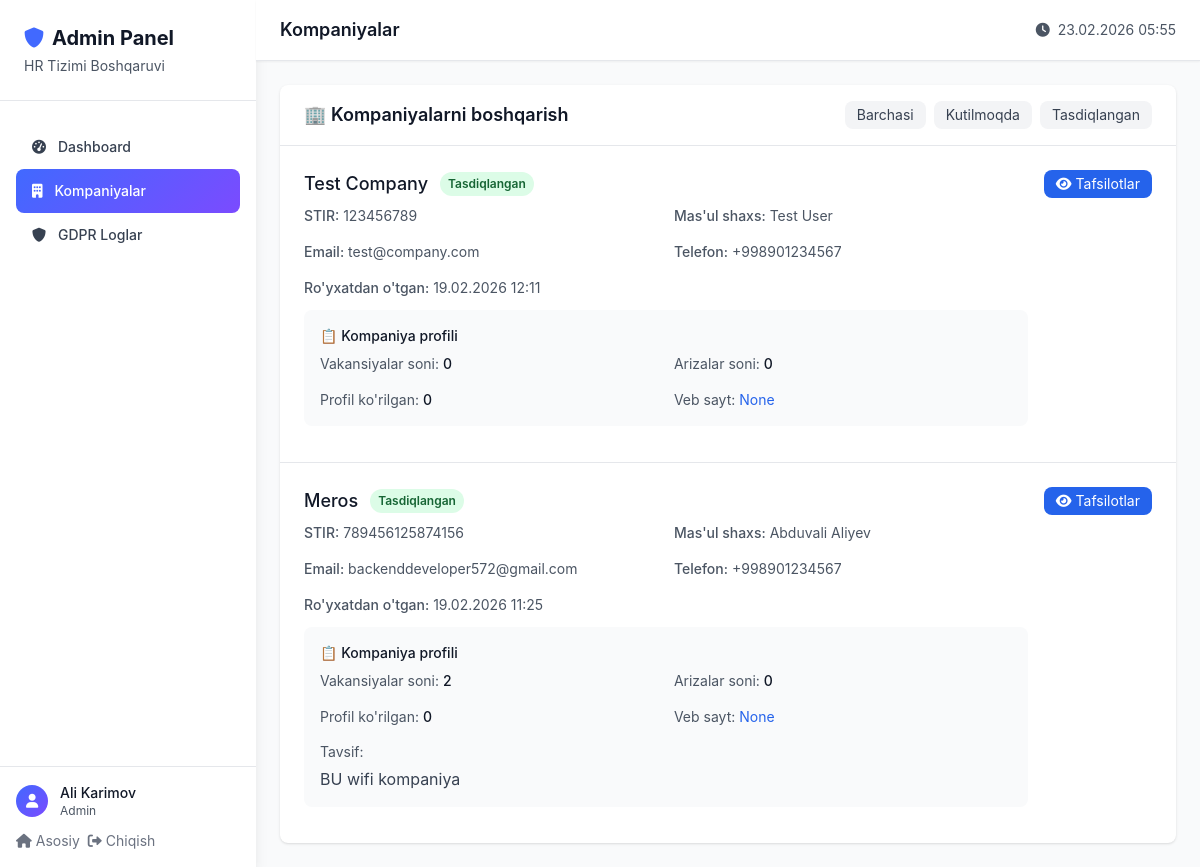
/admin-panel/companies/ (signed in), run on an earlier commit of the app's database.
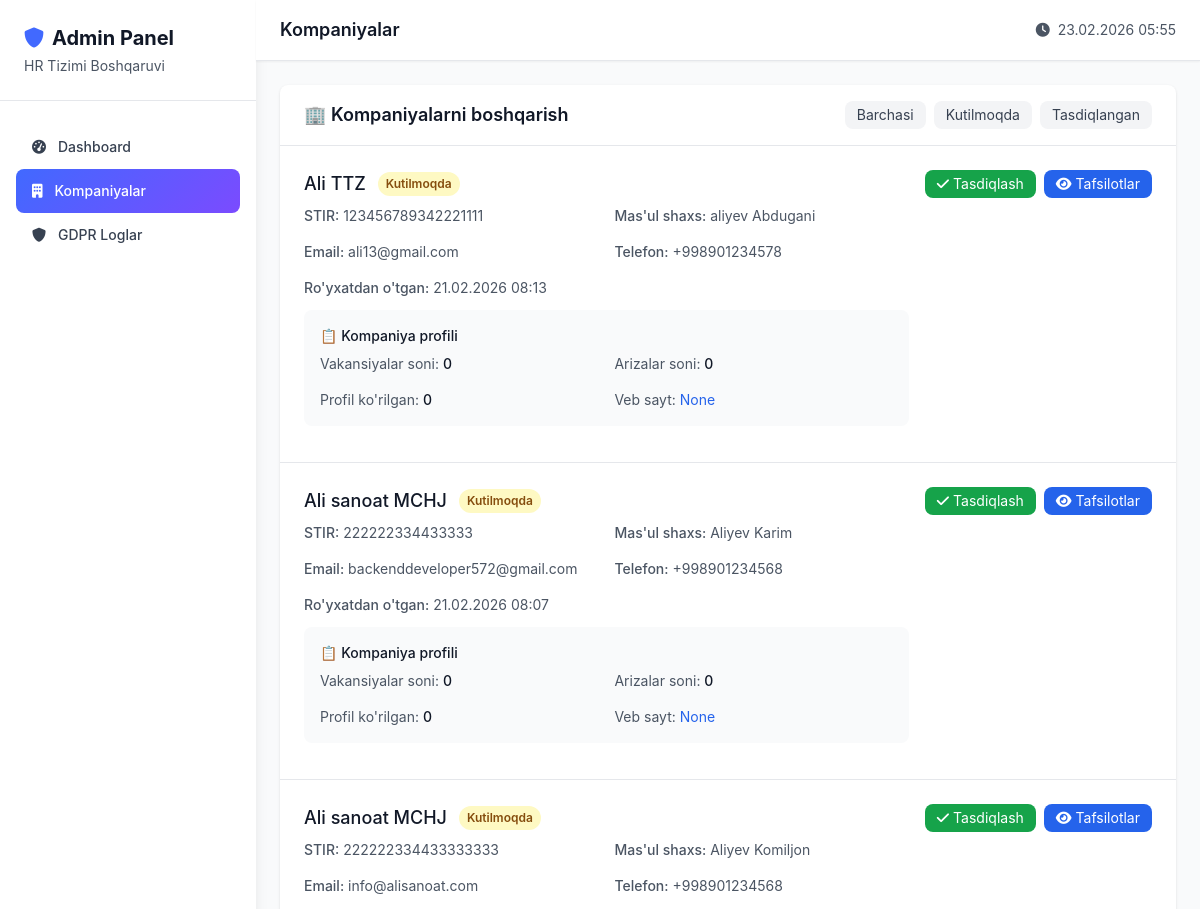
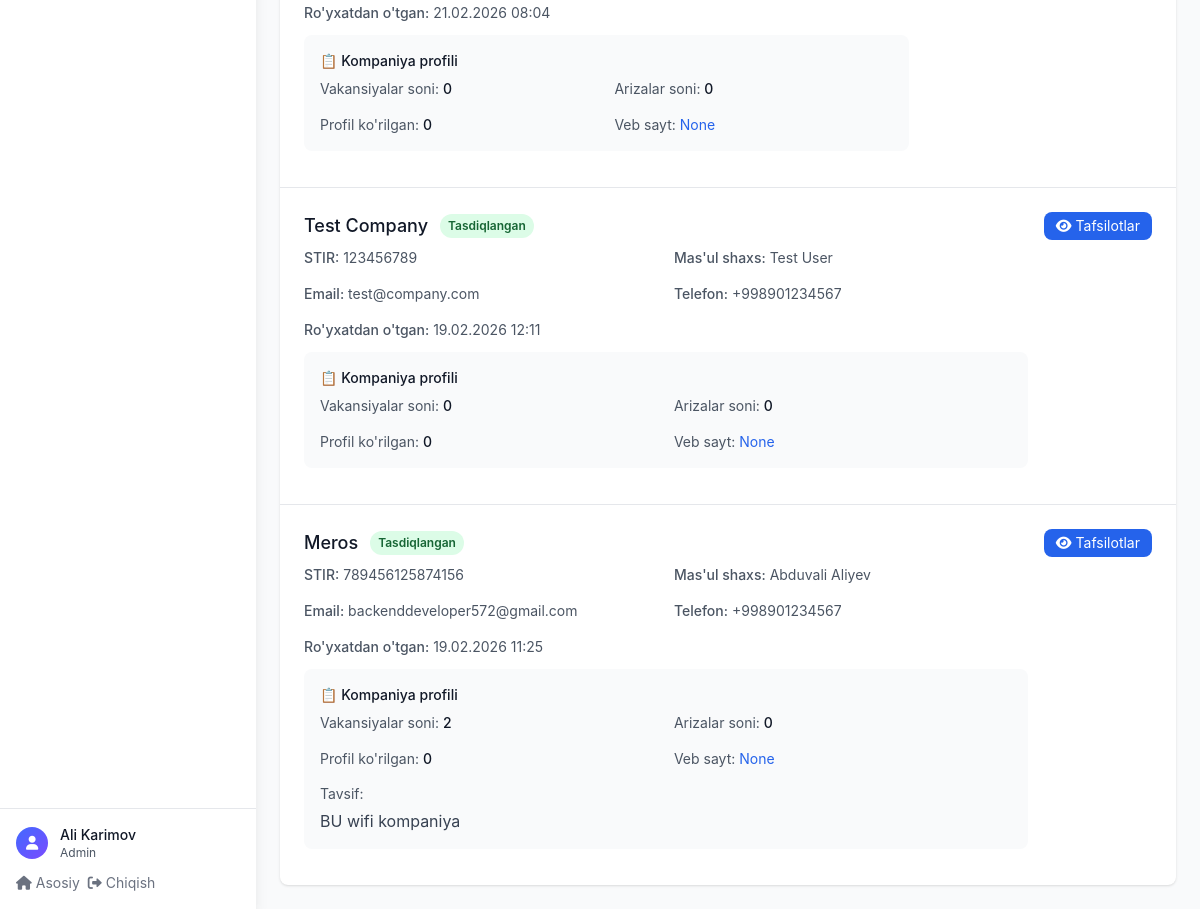
And on a later commit of the database (2 pictures, top to bottom).
### hr_bolim/models.py (models this page shows, shortened)
class Company(models.Model):
    user = models.OneToOneField(User, on_delete=models.CASCADE, related_name='company')
    company_name = models.CharField(max_length=200)
    stir = models.CharField(max_length=50, unique=True, help_text="STIR / Ro'yxat raqami")
    email = models.EmailField()
    responsible_person = models.CharField(max_length=150)
    phone = models.CharField(max_length=20)
    data_processing_consent = models.BooleanField(default=False)
    consent_date = models.DateTimeField(blank=True, null=True)
    is_verified = models.BooleanField(default=False)
    created_at = models.DateTimeField(auto_now_add=True)
    updated_at = models.DateTimeField(auto_now=True)

class CompanyProfile(models.Model):
    company = models.OneToOneField(Company, on_delete=models.CASCADE, related_name='profile')
    logo = models.ImageField(upload_to='company_logos/', blank=True, null=True)
    description = models.TextField()
    address = models.TextField()
    website = models.URLField(blank=True, null=True)
    facebook = models.URLField(blank=True, null=True)
    linkedin = models.URLField(blank=True, null=True)
    instagram = models.URLField(blank=True, null=True)
    telegram = models.URLField(blank=True, null=True)
    total_jobs_posted = models.PositiveIntegerField(default=0)
    total_applications = models.PositiveIntegerField(default=0)
    profile_views = models.PositiveIntegerField(default=0)
    created_at = models.DateTimeField(auto_now_add=True)
    updated_at = models.DateTimeField(auto_now=True)

### hr_bolim/views.py (the view)
# urls.py: path('admin-panel/companies/', admin_companies, name='admin_companies'),
@login_required
def admin_companies(request):
    if request.user.role != 'admin' and not request.user.is_superuser:
        return redirect('home')
    companies = Company.objects.all().order_by('-created_at')
    context = {
        'companies': companies,
    }
    return render(request, 'hr_bolim/admin/companies.html', context)

### hr_bolim/templates/hr_bolim/admin/companies.html (shortened to what the changed rows need)
{% extends 'hr_bolim/admin/base_admin.html' %}
{% block page_title %}Kompaniyalar{% endblock %}
{% block admin_content %}
<div class="bg-white rounded-lg shadow">
    <div class="px-6 py-4 border-b border-gray-200">
        <div class="flex justify-between items-center">
            <h2 class="text-lg font-semibold text-gray-900">🏢 Kompaniyalarni boshqarish</h2>
        </div>
    </div>
    <div class="divide-y divide-gray-200">
        {% for company in companies %}
        <div class="p-6 hover:bg-gray-50">
            <div class="flex justify-between items-start">
                <div class="flex-1">
                    <div class="flex items-center space-x-3 mb-2">
                        <h3 class="text-lg font-medium text-gray-900">{{ company.company_name }}</h3>
                        <span class="px-2 py-1 text-xs font-semibold rounded-full {% if company.is_verified %}bg-green-100 text-green-800{% else %}bg-yellow-100 text-yellow-800{% endif %}">
                            {% if company.is_verified %}Tasdiqlangan{% else %}Kutilmoqda{% endif %}
                        </span>
                    </div>
                    <div class="grid grid-cols-1 md:grid-cols-2 gap-4 text-sm text-gray-600 mb-3">
                        <div>
                            <span class="font-medium">STIR:</span> {{ company.stir }}
                        </div>
                        <div>
                            <span class="font-medium">Mas'ul shaxs:</span> {{ company.responsible_person }}
                        </div>
                        <div>
                            <span class="font-medium">Email:</span> {{ company.email }}
                        </div>
                        <div>
                            <span class="font-medium">Telefon:</span> {{ company.phone }}
                        </div>
                        <div class="md:col-span-2">
                            <span class="font-medium">Ro'yxatdan o'tgan:</span> {{ company.created_at|date:"d.m.Y H:i" }}
                        </div>
                    </div>
                    {% if company.profile %}
                    <div class="bg-gray-50 rounded-lg p-4 mb-3">
                        <h4 class="text-sm font-medium text-gray-900 mb-2">📋 Kompaniya profili</h4>
                        <div class="grid grid-cols-1 md:grid-cols-2 gap-4 text-sm">
                            <div>
                                <span class="text-gray-600">Vakansiyalar soni:</span>
                                <span class="font-medium text-gray-900">{{ company.profile.total_jobs_posted }}</span>
                            </div>
                            <div>
                                <span class="text-gray-600">Arizalar soni:</span>
                                <span class="font-medium text-gray-900">{{ company.profile.total_applications }}</span>
                            </div>
                            <div>
                                <span class="text-gray-600">Profil ko'rilgan:</span>
                                <span class="font-medium text-gray-900">{{ company.profile.profile_views }}</span>
                            </div>
                            <div>
                                <span class="text-gray-600">Veb sayt:</span>
                                <a href="{{ company.profile.website }}" target="_blank" class="text-blue-600 hover:underline">{{ company.profile.website }}</a>
                            </div>
                        </div>
                        {% if company.profile.description %}
                        <div class="mt-3">
                            <span class="text-gray-600 text-sm">Tavsif:</span>
                            <p class="text-gray-700 mt-1">{{ company.profile.description|truncatewords:20 }}</p>
                        </div>
                        {% endif %}
                    </div>
                    {% endif %}
                </div>
                <div class="ml-4 flex space-x-2">
                    {% if not company.is_verified %}
                        <form method="post" action="{% url 'admin_approve_company' company.id %}" class="inline">
                            <button type="submit" class="px-3 py-1 bg-green-600 text-white text-sm rounded-lg hover:bg-green-700">
                                <i class="fas fa-check mr-1"></i>Tasdiqlash
                            </button>
                        </form>
                    {% endif %}
                    <button class="px-3 py-1 bg-blue-600 text-white text-sm rounded-lg hover:bg-blue-700">
                        <i class="fas fa-eye mr-1"></i>Tafsilotlar
                    </button>
                </div>
            </div>
        </div>
        {% empty %}
        <div class="p-12 text-center">
            <i class="fas fa-building text-gray-400 text-5xl mb-4"></i>
            <h3 class="text-lg font-medium text-gray-900 mb-2">Kompaniyalar yo'q</h3>
            <p class="text-gray-600">Hali hech qanday kompaniya ro'yxatdan o'tmagan</p>
        </div>
        {% endfor %}
    </div>
</div>
{% endblock %}

What changed in the data, as far as the page shows it:
added Company: company_name "Ali TTZ", is_verified "Kutilmoqda", stir "123456789342221111", responsible_person "aliyev Abdugani", email "ali13@gmail.com", phone "+998901234578", created_at "21.02.2026 08:13", profile.total_jobs_posted "0", profile.total_applications "0", profile.profile_views "0", profile.website "None"
added Company: company_name "Ali sanoat MCHJ", is_verified "Kutilmoqda", stir "222222334433333", responsible_person "Aliyev Karim", email "backenddeveloper572@gmail.com", phone "+998901234568", created_at "21.02.2026 08:07", profile.total_jobs_posted "0", profile.total_applications "0", profile.profile_views "0", profile.website "None"
added Company: company_name "Ali sanoat MCHJ", is_verified "Kutilmoqda", stir "222222334433333333", responsible_person "Aliyev Komiljon", email "info@alisanoat.com", phone "+998901234568", created_at "21.02.2026 08:04", profile.total_jobs_posted "0", profile.total_applications "0", profile.profile_views "0", profile.website "None"
